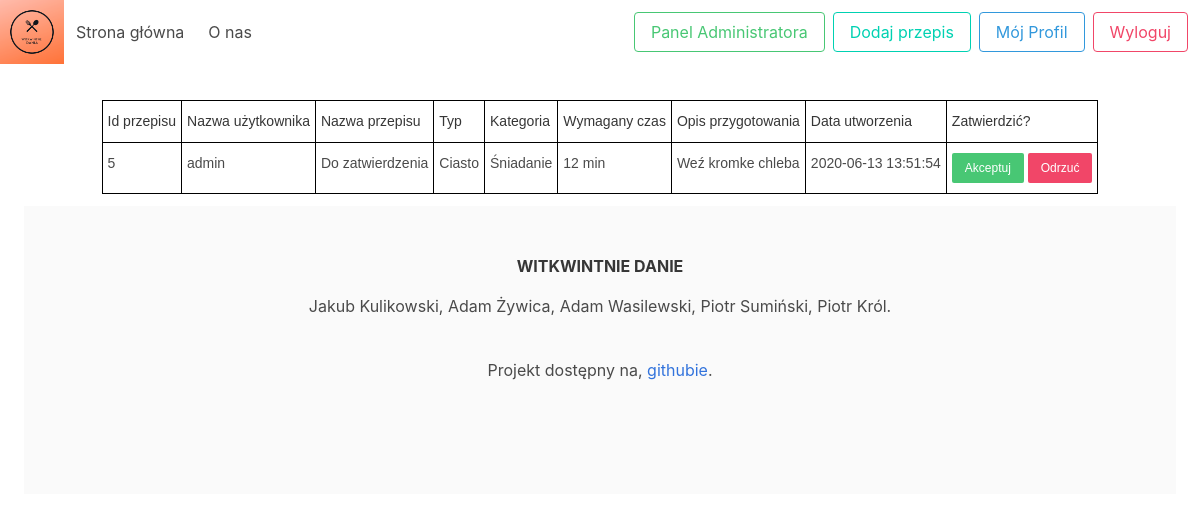
The page /admin (signed in) on the database its author committed.
### tables this page shows
CREATE TABLE `recipes` (
  `recipe_id` INTEGER PRIMARY KEY AUTOINCREMENT,
  `user_id` INTEGER,
  `type_of_food_id` INTEGER,
  `food_category_id` INTEGER,
  `name` TEXT UNIQUE NOT NULL,
  `creation_date` DATE NOT NULL DEFAULT (DATETIME('now', 'localtime')),
  `description` TEXT NOT NULL,
  `rating` INTEGER CHECK (rating BETWEEN 1 AND 10),
  `checked` BOOLEAN NOT NULL DEFAULT 0 CHECK(checked IN (0,1)),
  `time_required` INTEGER NOT NULL,
  `views` INTEGER DEFAULT 0 CHECK ( views >= 0 ),
  CONSTRAINT recipes_user_id_fk
      FOREIGN KEY (user_id) REFERENCES users(user_id) ON DELETE SET NULL,
  CONSTRAINT recipes_type_of_food_id_fk
      FOREIGN KEY (type_of_food_id) REFERENCES types_of_food (type_of_food_id) ON DELETE RESTRICT,
  CONSTRAINT recipes_food_category_id_fk
      FOREIGN KEY (food_category_id) REFERENCES food_categories (food_category_id) ON DELETE RESTRICT
);

CREATE TABLE `users` (
  `user_id` INTEGER PRIMARY KEY AUTOINCREMENT,
  `username` TEXT UNIQUE NOT NULL,
  `creation_date` DATE NOT NULL DEFAULT (DATETIME('now', 'localtime')),
  `last_login_date` DATE CHECK ( last_login_date >= creation_date ),
  `role_id` INTEGER NOT NULL,
  `cooking_level_id` INTEGER,
  `sex` TEXT CHECK (sex IN ('F','M')),
  `password` TEXT NOT NULL,
  CONSTRAINT users_role_id_fk
      FOREIGN KEY (role_id) REFERENCES roles (role_id) ON DELETE RESTRICT,
  CONSTRAINT users_cooking_levels_id_fk
      FOREIGN KEY (cooking_level_id) REFERENCES cooking_levels (cooking_level_id) ON DELETE RESTRICT
);

CREATE TABLE `types_of_food` (
  `type_of_food_id` INTEGER PRIMARY KEY AUTOINCREMENT,
  `name` TEXT UNIQUE NOT NULL
);

CREATE TABLE `food_categories` (
  `food_category_id` INTEGER PRIMARY KEY AUTOINCREMENT,
  `name` TEXT UNIQUE NOT NULL
);

### app/utils/sessions.py (the view)
    def decorator(*args, **kwargs):
        if session['user']['role_name'].lower() == 'administrator':
            return f(*args, **kwargs)
        else:
            return redirect(url_for('.index'))

### app/db.py (called while the page is built)
def get_db():
    db = getattr(g, _DB_PROPERTY, None)
    if db is None:
        db = sqlite3.connect(Config.DB_FILE)
        setattr(g, _DB_PROPERTY, db)
    return db

def query_db_object(query, *args, one=False, commit=False):
    db = get_db()
    cursor = db.cursor()
    cursor.execute(query, args)
    r = []
    for i in cursor.fetchall():
        r.append(dict(zip([x[0] for x in cursor.description], i)))
    if commit:
        db.commit()
    if r and one:
        return r[0]
    else:
        return r

### app/routes.py (called while the page is built)
@app.route('/admin')
@login_required
@admin_required
def admin():
    return render_template('administrator.html',
                           recipes_to_check=r.get_recipes_list(False),
                           users=u.get_all_users())

### app/utils/recipies.py (called while the page is built)
def get_recipes_list(checked=None):
    sql = """
        SELECT r.recipe_id,
            r.user_id, u.username,
            r.type_of_food_id, tf.name AS type_of_food,
            r.food_category_id, fc.name AS food_category,
            r.name, r.creation_date, r.description, r.rating, r.checked, r.time_required, r.views
        FROM recipes r
        INNER JOIN users u USING(user_id)
        INNER JOIN types_of_food tf USING(type_of_food_id)
        INNER JOIN food_categories fc USING(food_category_id)
    """
    if checked is True:
        return query_db_object(sql + " WHERE checked = 1")
    elif checked is False:
        return query_db_object(sql + " WHERE checked = 0")
    else:
        return query_db_object(sql)

### app/utils/sessions.py (called while the page is built)
def login_required(f):
    def decorator(*args, **kwargs):
        if 'user' in session:
            return f(*args, **kwargs)
        else:
            return redirect(url_for('.login'))
    decorator.__name__ = f.__name__
    return decorator

def admin_required(f):
    def decorator(*args, **kwargs):
        if session['user']['role_name'].lower() == 'administrator':
            return f(*args, **kwargs)
        else:
            return redirect(url_for('.index'))
    decorator.__name__ = f.__name__
    return decorator

### app/utils/users.py (called while the page is built)
def get_all_users():
    return query_db_object("""
        SELECT u.user_id, u.username, u.creation_date, u.last_login_date,
            u.role_id, r.name AS role,
            u.cooking_level_id, cl.name AS cooking_level,
            u.sex
        FROM users u
        INNER JOIN roles r USING (role_id)
        INNER JOIN cooking_levels cl USING (cooking_level_id)
    """)

### app/templates/administrator.html (shortened to what this page needs)
<!DOCTYPE html>
<html>
<head>
  <link rel="stylesheet" href="/static/css/bulma.css">
</head>
<body>
  <nav class="navbar" role="navigation" aria-label="main navigation">
    <div class="navbar-brand">
      <a class="image is-64x64">
        <img src="/static/img/logo.png" width=auto height=auto>
      </a>
    </div>
    <div id="navbarBasicExample" class="navbar-menu">
      <div class="navbar-start">
        <a href="{{ url_for('main.index') }}" class="navbar-item">
          Strona główna
        </a>
        <a href="{{ url_for('main.about_us') }}" class="navbar-item">
          O nas
        </a>
      </div>
      <div class="navbar-end">
        <div class="navbar-item">
          <div class="buttons">
            {% if session.user is defined %}
            {% if session.user.role_name == "Administrator" %}
            <a href="{{ url_for('main.admin') }}" class="button is-success is-outlined">
              Panel Administratora
            </a>
            {% endif %}
            <a href="{{ url_for('main.new_recipe') }}" class="button is-primary is-outlined">
              Dodaj przepis
            </a>
            <a href="{{ url_for('main.user_profile') }}" class="button is-info is-outlined">
              Mój Profil
              <a href="{{ url_for('main.logout') }}" class="button is-danger is-outlined">
                Wyloguj
                {% else %}
                <a href="{{ url_for('main.register') }}" class="button is-primary">
                  <strong>Rejestracja</strong>
                </a>
                <a href="{{ url_for('main.login') }}" class="button is-light">
                  Logowanie
                {% endif %}
                </a>
          </div>
        </div>
      </div>
    </div>
  </nav>
  <section class="section">
    <div class="columns is-centered">
      <div class="control">
      {% if recipes_to_check %}
        <table class="tg">
          <thead>
          <tr>
              <th class="tg-0lax">Id przepisu</th>
              <th class="tg-0lax">Nazwa użytkownika</th>
              <th class="tg-0lax">Nazwa przepisu</th>
              <th class="tg-0lax"><span style="font-weight:400;font-style:normal">Typ</span></th>
              <th class="tg-0lax"><span style="font-weight:400;font-style:normal">Kategoria</span></th>
              <th class="tg-0lax">Wymagany czas</th>
              <th class="tg-0lax">Opis przygotowania</th>
              <th class="tg-0lax"><span style="font-weight:400;font-style:normal">Data utworzenia</span></th>
              <th class="tg-0lax">Zatwierdzić?</th>
          </tr>
          </thead>
          <tbody>
          {% for recipe in recipes_to_check %}
              <tr>
              <td class="tg-0lax">{{ recipe.recipe_id }}</td>
              <td class="tg-0lax">{{ recipe.username }}</td>
              <td class="tg-0lax">{{ recipe.name }}</td>
              <td class="tg-0lax">{{ recipe.type_of_food }}</td>
              <td class="tg-0lax">{{ recipe.food_category }}</td>
              <td class="tg-0lax">{{ recipe.time_required }} min</td>
              <td class="tg-0lax">{{ recipe.description }}</td>
              <td class="tg-0lax">{{ recipe.creation_date }}</td>
              <td class="tg-0lax">
                  <a class="button is-success is-small" href="{{ url_for('main.accept_recipe', recipe_id=recipe.recipe_id) }}">Akceptuj</a>
                  <a class="button is-danger is-small" href="{{ url_for('main.delete_recipe', recipe_id=recipe.recipe_id) }}">Odrzuć</a>
              </td>
          </tr>
          {% endfor %}
          </tbody>
      </table>
      {% else %}
          <p>Brak przepisów do zatwierdzenia</p>
      {% endif %}
      </div>
    </div>
  <footer class="footer">
    <div class="content has-text-centered">
      <p>
        <strong>WITKWINTNIE DANIE</strong>
      <p>Jakub Kulikowski, Adam Żywica, Adam Wasilewski, Piotr Sumiński, Piotr Król. </p>
      <p>Projekt dostępny na,
        <a href="https://github.com/a-was/kuchniowy-raj">githubie</a>.
      </p>
      </p>
    </div>
  </footer>
</body>
</html>

### app/templates/administrator.html (style rules this page uses)
.tg { border-collapse:collapse;border-spacing:0; }
.tg td { border-color:black;border-style:solid;border-width:1px;font-family:Arial, sans-serif;font-size:14px; overflow:hidden;padding:10px 5px;word-break:normal; }
.tg th { border-color:black;border-style:solid;border-width:1px;font-family:Arial, sans-serif;font-size:14px; font-weight:normal;overflow:hidden;padding:10px 5px;word-break:normal; }
.tg .tg-0lax { text-align:left;vertical-align:top }

### rows shown on the page
recipes: recipe_id "5", username "admin", name "Do zatwierdzenia", type_of_food "Ciasto", food_category "Śniadanie", time_required "12", description "Weź kromke chleba", creation_date "2020-06-13 13:51:54"
